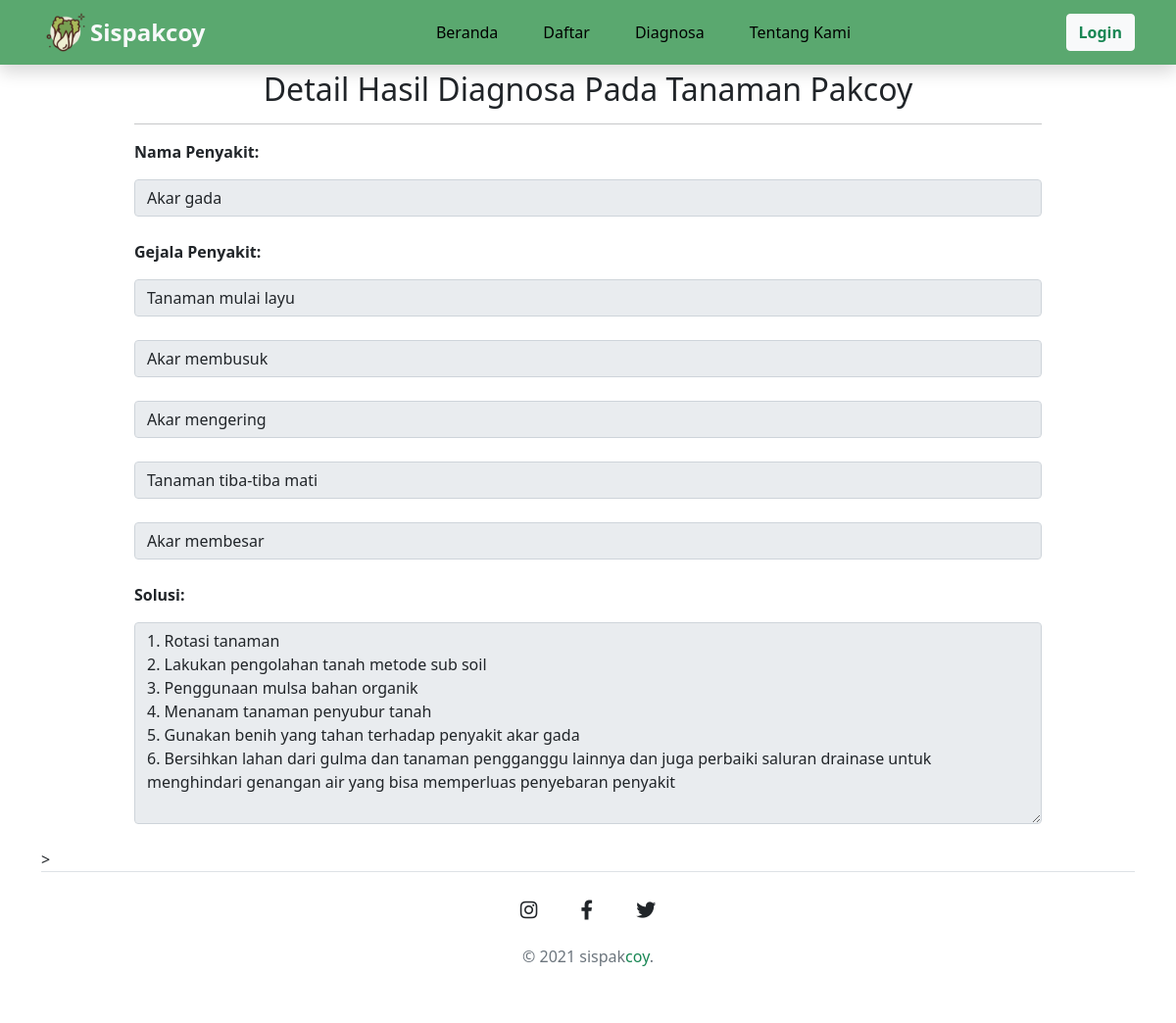
The app's page /detail_diagnosa.php?id=KP2 with its own data.
### tables this page shows
CREATE TABLE `penyakit` (
  `idpenyakit` varchar(20) NOT NULL,
  `namapenyakit` varchar(1000) NOT NULL,
  `pengendalian` text DEFAULT NULL
);

CREATE TABLE `basispengetahuan` (
  `namapenyakit` varchar(100) NOT NULL,
  `gejala` text NOT NULL
);

### detail_diagnosa.php (the view, shortened to what this page needs)
<?php
include('koneksi.php');
?>
<!doctype html>
<html lang="en">
<head>
    <link rel="stylesheet" href="https://cdnjs.cloudflare.com/ajax/libs/font-awesome/5.15.3/css/all.min.css" />
    <link rel="stylesheet" href="assets/css/style.css">
    <link href="https://cdn.jsdelivr.net/npm/bootstrap@5.0.1/dist/css/bootstrap.min.css" rel="stylesheet">
</head>
<body>
    <nav class="navbar navbar-expand-lg shadow fixed-top " style="background-color: #5AA86F;">
        <div class="container-lg">
            <img src="assets/img/logosaw.png" width="50" height="50" alt="logo">
            <a class="navbar-brand fw-bold text-light" href="#">Sispakcoy</a>
            <div class="collapse navbar-collapse" id="navbarNav">
                <ul class="navbar-nav mx-auto">
                    <li class="nav-item">
                        <a class="nav-link" href="index.php">Beranda</a>
                    </li>
                    <li class="nav-item active">
                        <a class="nav-link" href="#">Daftar<span class="sr-only">(current)</span></a>
                    </li>
                    <li class="nav-item">
                        <a class="nav-link" href="menu_diagnosa.php">Diagnosa</a>
                    </li>
                    <li class="nav-item">
                        <a class="nav-link" href="about_us.php">Tentang Kami</a>
                    </li>
            </div>
            <button type="button" class="btn btn-light ms-auto fw-bold text-success" id="myBtn" data-bs-toggle="modal" data-bs-target="#exampleModal">Login</button>
        </div>
    </nav>
    <div class="container-lg py-5">
        <div class="row justify-content-center">
            <div class="col-lg-10 text-left">
                <br>
                <h2 class="text-center">Detail Hasil Diagnosa Pada Tanaman Pakcoy</h2>
                <hr>
                <div class="form-group" method="POST">
                    <p><b>Nama Penyakit:</b></p>
                    <div class="col-md-15">
                        <?php
                        $tampil = "SELECT * FROM penyakit where idpenyakit='" . $_GET['id'] . "'";
                        $sql = mysqli_query($conn, $tampil);
                        while ($data = mysqli_fetch_array($sql)) {
                            echo "<input type='text'  class='form-control' id='namapenyakit' readonly value='" . $data['namapenyakit'] . "'><br>";
                        }
                        ?>
                    </div>
                </div>
                <div class="form-group" method="POST">
                    <p><b>Gejala Penyakit:</b></p>
                    <div class="col-md-15">
                        <?php
                        $tampil = "SELECT * FROM penyakit p, basispengetahuan b where p.idpenyakit='" . $_GET['id'] . "' and p.namapenyakit=b.namapenyakit";
                        $sql = mysqli_query($conn, $tampil);
                        while ($data = mysqli_fetch_array($sql)) {
                            echo "<input type='text'  class='form-control' id='jenistanaman' readonly value='" . $data['gejala'] . "'><br>";
                        }
                        ?>
                    </div>
                </div>
                <div class="form-group" method="POST">
                    <p><b>Solusi:</b></p>
                    <div class="col-md-15">
                        <?php
                        $tampil = "SELECT * FROM penyakit where idpenyakit='" . $_GET['id'] . "'";
                        $sql = mysqli_query($conn, $tampil);
                        while ($data = mysqli_fetch_array($sql)) {
                            echo "<textarea  rows='8' class='form-control' id='pengendalian'  readonly>" . $data['pengendalian'] . "</textarea><br>";
                        }
                        ?>
                    </div>
                </div>
            </div>
        </div>
        >
        <footer class="footer border-top py-4">
            <div class="container-lg">
                <div class="row">
                    <div class="col-lg-12 text-center">
                        <ul class="list-unstylyed list-inline">
                            <li class="list-inline-item">
                                <a href="https://www.instagram.com/" class="btn-floating btn-lg text-dark"><i class="fab fa-instagram"></i></a>
                            </li>
                            <li class="list-inline-item">
                                <a href="https://www.facebook.com/" class="btn-floating btn-lg text-dark"><i class="fab fa-facebook-f"></i></a>
                            </li>
                            <li class="list-inline-item">
                                <a href="https://www.twitter.com/" class=" btn-floating btn-lg text-dark"><i class="fab fa-twitter"></i></a>
                            </li>
                        </ul>
                    </div>
                    <footer class="footer py-1">
                        <div class="container-lg">
                            <div class="row">
                                <div class="col-lg-12">
                                    <p class="m-0 text-center text-muted footer_text">&copy; 2021 sispak<span>coy</span>.</p>
                                </div>
                            </div>
                        </div>
                    </footer>
                </div>
            </div>
        </footer>
</body>
</html>

### assets/css/style.css (style rules this page uses)
.container-lg .navbar-brand { color: #000; font-weight: bold; font-size: 1.5rem; }
.navbar .nav-item { padding: 0 15px; }
.navbar .nav-item .nav-link { color: #000000; font-weight: 500; }
.footer_text span { color:#198754; }

### records on screen
penyakit: namapenyakit "Akar gada", gejala "Tanaman mulai layu", gejala "Akar membusuk", gejala "Akar mengering", gejala "Tanaman tiba-tiba mati", gejala "Akar membesar", pengendalian "1. Rotasi tanaman 2. Lakukan pengolahan tanah metode sub soil 3. Penggunaan mulsa bahan organik 4. Menanam tanaman penyubur tanah 5. Gunakan benih yang tahan terhadap penyakit akar gada 6. Bersihkan lahan dari gulma dan tanaman pengganggu lainnya dan juga perbaiki saluran drainase untuk menghindari genangan air yang bisa memperluas penyebaran penyakit"
